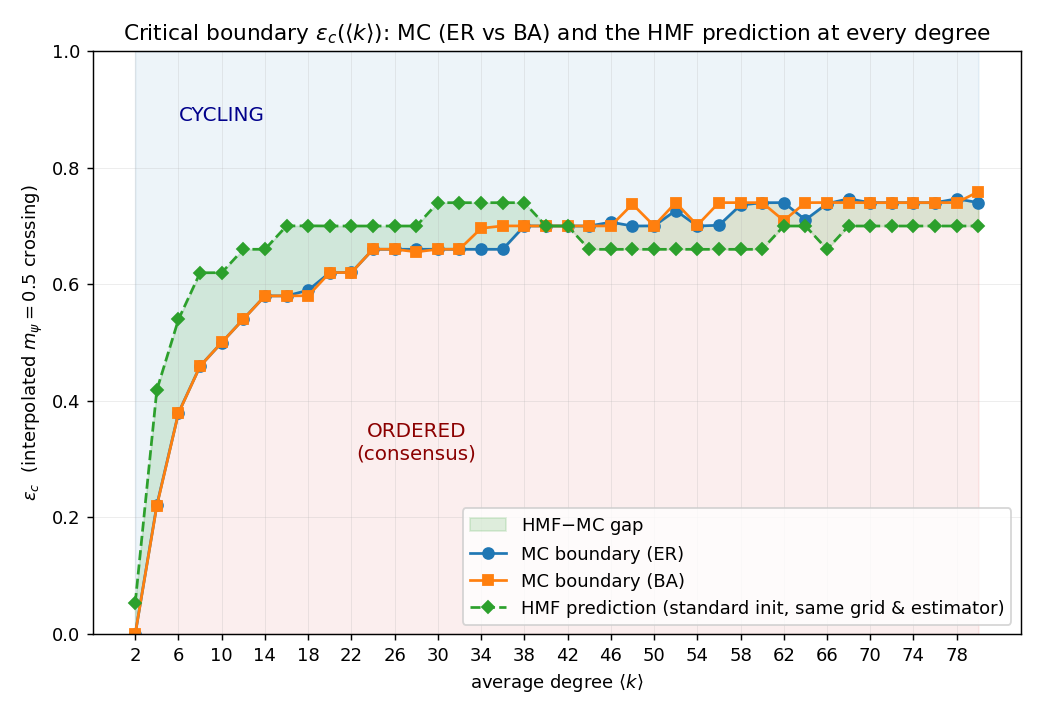

This chart was generated by the following Python code:
"""
Extract the critical boundary eps_c(<k>) from the phase-diagram heatmaps.

The heatmaps show the ordered/cycling regions; this pulls out the boundary
itself as a curve, for ER and BA, and overlays the HMF prediction computed
at EVERY degree the MC was run on (k=2..80), on the identical epsilon grid
and with the identical m_psi=0.5 crossing estimator, so all three curves are
method-for-method comparable. The plotted HMF curve uses the standard
(0.40, 0.35, 0.25) init; because the mean-field transition is subcritical
(see dynamics/ and sensitivity/sens_mf_init.py), a second HMF sweep from a
strongly-ordered init (0.98, 0.01, 0.01) is also computed -- not plotted, but
saved to the CSV and used for the write-up -- to check whether the standard
-init curve dipping below the MC at high k is a real mean-field failure or an
init-convention artefact of the bistable window.

Run AFTER run.sh (needs phase_diagram_{ER,BA}.csv).
"""

import os, sys
import numpy as np
import matplotlib.pyplot as plt

sys.path.insert(0, os.path.join(os.path.dirname(__file__), ".."))
from common.io import save_table
from common.meanfield import hmf_run
from common.observables import order_parameter

HERE = os.path.dirname(os.path.abspath(__file__))


def eps_c(eps, m, thr=0.5):
    """Interpolated epsilon where m_psi first crosses below thr."""
    o = np.argsort(eps)
    eps, m = np.asarray(eps)[o], np.asarray(m)[o]
    below = np.where(m < thr)[0]
    if len(below) == 0:
        return eps[-1]
    i = below[0]
    if i == 0:
        return eps[0]
    # linear interpolation between the bracketing grid points
    e0, e1, m0, m1 = eps[i - 1], eps[i], m[i - 1], m[i]
    return e0 + (thr - m0) * (e1 - e0) / (m1 - m0)


def mc_boundary(graph):
    d = np.genfromtxt(os.path.join(HERE, f"phase_diagram_{graph}.csv"),
                      delimiter=",", names=True)
    ks = np.array(sorted(set(d["degree"].astype(int))))
    ec = np.array([eps_c(d["epsilon"][d["degree"] == k], d["m_psi"][d["degree"] == k])
                   for k in ks])
    return ks, ec


def mc_eps_grid(graph="ER"):
    d = np.genfromtxt(os.path.join(HERE, f"phase_diagram_{graph}.csv"),
                      delimiter=",", names=True)
    return np.array(sorted(set(d["epsilon"])))


def hmf_boundary(ks, eps_values, T=0.65, steps=4000, init=(0.40, 0.35, 0.25)):
    """HMF eps_c at every MC degree: same eps grid, same estimator.

    The HMF map (common.meanfield.hmf_step) is iterated for each (k, eps)
    tile of the MC grid, m_psi taken exactly as for the MC data, and the
    boundary read off with the same interpolated crossing.
    """
    ec = []
    for k in ks:
        m = np.array([order_parameter(hmf_run(e, k=float(k), T=T, steps=steps,
                                               init=init))
                      for e in eps_values])
        ec.append(eps_c(eps_values, m))
    return np.array(ec)


def main():
    ks_er, ec_er = mc_boundary("ER")
    ks_ba, ec_ba = mc_boundary("BA")
    eps_values = mc_eps_grid("ER")
    print(f"HMF boundary on the full MC grid: {len(ks_er)} degrees x "
          f"{len(eps_values)} epsilons ...")
    ec_h = hmf_boundary(ks_er, eps_values)                       # standard init
    ec_h_ord = hmf_boundary(ks_er, eps_values, init=(0.98, 0.01, 0.01))  # ordered
    # the mean-field transition is subcritical: ec_h is the window's lower
    # edge, ec_h_ord its upper edge (not plotted -- used only for the window
    # check below, per the note in the module docstring)
    ec_h_lo, ec_h_hi = np.minimum(ec_h, ec_h_ord), np.maximum(ec_h, ec_h_ord)
    inside = (ec_er >= ec_h_lo) & (ec_er <= ec_h_hi)

    plt.figure(figsize=(8, 5.5))
    plt.fill_between(ks_er, 0, ec_er, color="tab:red", alpha=0.08)
    plt.fill_between(ks_er, ec_er, 1, color="tab:blue", alpha=0.08)
    plt.fill_between(ks_er, np.minimum(ec_er, ec_h), np.maximum(ec_er, ec_h),
                     color="tab:green", alpha=0.15, label="HMF$-$MC gap")
    plt.plot(ks_er, ec_er, "o-", color="tab:blue", label="MC boundary (ER)")
    plt.plot(ks_ba, ec_ba, "s-", color="tab:orange", ms=5, label="MC boundary (BA)")
    plt.plot(ks_er, ec_h, "D--", color="tab:green", ms=5,
             label="HMF prediction (standard init, same grid & estimator)")
    plt.text(28, 0.30, "ORDERED\n(consensus)", ha="center", color="darkred", fontsize=11)
    plt.text(10, 0.88, "CYCLING", ha="center", color="darkblue", fontsize=11)
    plt.xlabel(r"average degree $\langle k\rangle$")
    plt.ylabel(r"$\varepsilon_c$  (interpolated $m_\psi=0.5$ crossing)")
    plt.title("Critical boundary $\\varepsilon_c(\\langle k\\rangle)$: "
              "MC (ER vs BA) and the HMF prediction at every degree")
    plt.xticks(ks_er[::2]); plt.grid(alpha=0.25, lw=0.5)
    plt.ylim(0, 1.0); plt.legend(loc="lower right"); plt.tight_layout()
    plt.savefig(os.path.join(HERE, "critical_boundary.png"), dpi=130)
    print("Saved critical_boundary.png")

    save_table(os.path.join(HERE, "critical_boundary.csv"),
               {"k": ks_er, "eps_c_ER": ec_er, "eps_c_BA": ec_ba,
                "eps_c_HMF": ec_h, "eps_c_HMF_ordered_init": ec_h_ord})
    gap = np.max(np.abs(ec_er - ec_ba))
    print(f"max |eps_c(ER) - eps_c(BA)| = {gap:.3f}  "
          f"(ER and BA boundaries {'coincide' if gap < 0.1 else 'differ'})")
    dh = ec_h - ec_er
    print(f"HMF(standard) - MC(ER): max +{dh.max():.3f} at k={ks_er[dh.argmax()]}, "
          f"min {dh.min():+.3f} at k={ks_er[dh.argmin()]}")
    print(f"MC(ER) inside the HMF bistable window [standard,ordered]: "
          f"{inside.sum()}/{len(ks_er)} degrees, "
          f"first at k={ks_er[inside.argmax()] if inside.any() else 'never'}")


if __name__ == "__main__":
    main()
